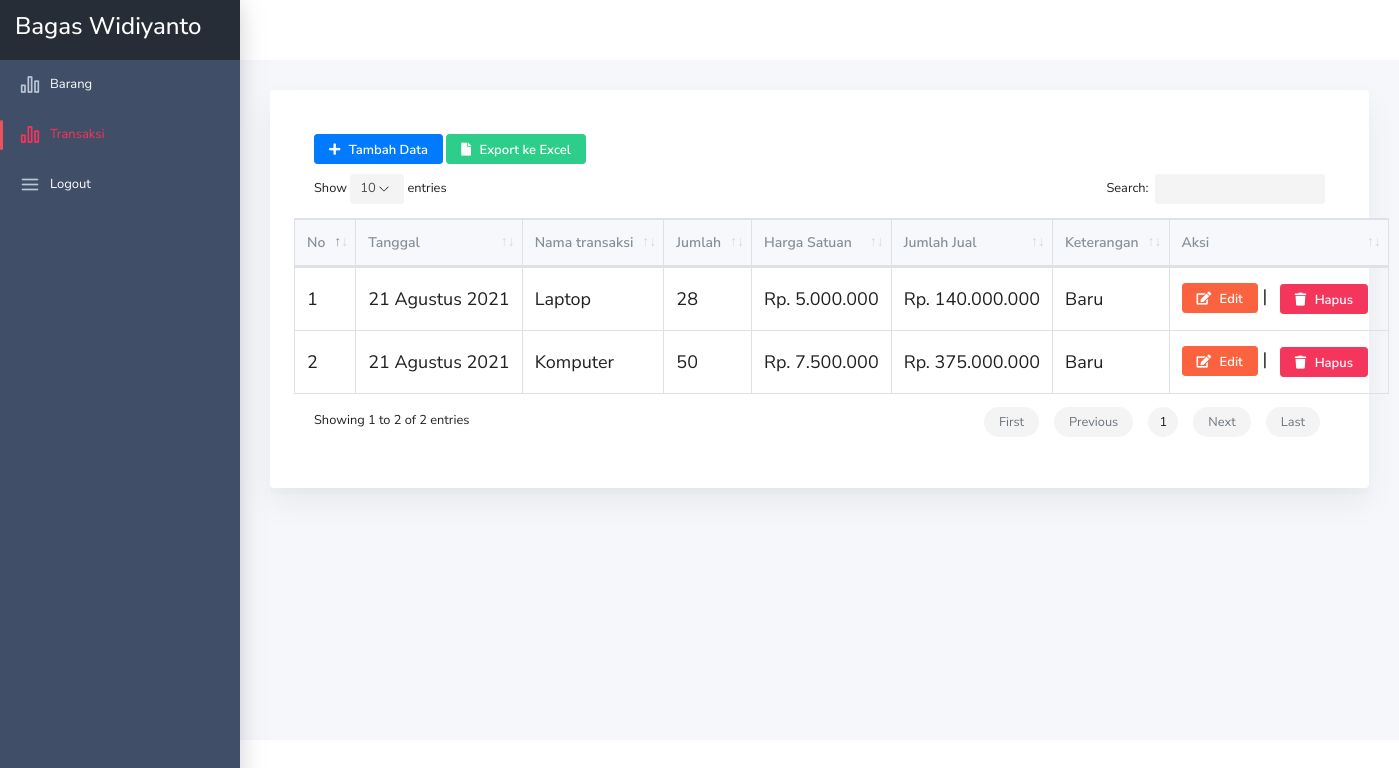
The page /transaksi.php (signed in) on the database its author committed.
### tables this page shows
CREATE TABLE `transaksi` (
  `id_transaksi` int(11) NOT NULL,
  `id_barang` int(11) DEFAULT NULL,
  `tanggal` varchar(20) DEFAULT NULL,
  `jumlah` int(11) DEFAULT NULL,
  `total_jual` varchar(50) DEFAULT NULL,
  `keterangan` varchar(20) DEFAULT NULL
);

CREATE TABLE `barang` (
  `id_barang` int(11) NOT NULL,
  `nama_barang` varchar(255) DEFAULT NULL,
  `harga` int(11) DEFAULT NULL,
  `stok` int(11) DEFAULT NULL
);

### transaksi.php (the view, shortened to what this page needs)
<?php
$menu = 'transaksi';
include 'header.php';
?>
<div class="main-content">
    <div class="container-fluid">
        <div class="row">
            <div class="col-md-12">
                <div class="card">
                    <div class="card-body">
                        <div class="dt-responsive p-4">
                            <a href="tambah_transaksi.php" class="btn btn-primary btn-sm" style="margin-bottom: 10px"><i class="fa fa-plus" aria-hidden="true"></i> Tambah Data</a>
                            <a href="excel_transaksi.php" target="_blank" class="btn btn-success btn-sm" style="margin-bottom: 10px"><i class="fa fa-file" aria-hidden="true"></i> Export ke Excel</a>
                            <table id="alt-pg-dt" class="table nowrap table-bordered" style="font-size: 18px">
                                <thead>
                                    <tr>
                                        <th width="30px">No</th>
                                        <th>Tanggal</th>
                                        <th>Nama transaksi</th>
                                        <th>Jumlah</th>
                                        <th>Harga Satuan</th>
                                        <th>Jumlah Jual</th>
                                        <th>Keterangan</th>
                                        <th width="250px">Aksi</th>
                                    </tr>
                                </thead>
                                <tbody>
                                    <?php
                                    $no = 1;
                                    $sql = mysqli_query($konek, "SELECT * FROM transaksi INNER JOIN barang USING(id_barang)");
                                    while ($transaksi = mysqli_fetch_array($sql)) {
                                    ?>
                                        <tr>
                                            <td><?= $no++; ?></td>
                                            <td><?= tgl($transaksi['tanggal']); ?></td>
                                            <td><?= $transaksi['nama_barang']; ?></td>
                                            <td><?= $transaksi['jumlah']; ?></td>
                                            <td><?= rp($transaksi['harga']); ?></td>
                                            <td><?= rp($transaksi['total_jual']); ?></td>
                                            <td><?= $transaksi['keterangan']; ?></td>
                                            <td align="center">
                                                <a class="btn btn-warning btn-sm" href="edit_transaksi.php?id_transaksi=<?= $transaksi['id_transaksi'] ?>"><i class='fas fa-edit'></i> Edit</a> |
                                                <a href="#" type="button" class="btn-sm" data-toggle="modal" data-target="#myModal1<?= $transaksi['id_transaksi']; ?>" title="Hapus"><button class="btn btn-danger btn-sm"><i class='fa fa-trash'></i> Hapus</button></a>
                                            </td>
                                        </tr>
                                    <?php } ?>
                                </tbody>
                            </table>
                        </div>
                    </div>
                </div>
            </div>
        </div>
    </div>
</div>
<?php
include 'footer.php';
?>

### header.php (shortened to what this page needs)
<?php
function tgl($tanggal)
{
    $bulan_arr    = ['', 'Januari', 'Februari', 'Maret', 'April', 'Mei', 'Juni', 'Juli', 'Agustus', 'September', 'Oktober', 'November', 'Desember'];
    $ex           = explode('-', $tanggal);
    $tanggal_indo = $ex[2] . ' ' . $bulan_arr[(int)$ex[1]] . ' ' . $ex[0];
    return $tanggal_indo;
}
function rp($angka)
{
    $hasil_rupiah = "Rp. " . number_format($angka, 0, '', '.');
    return $hasil_rupiah;
}
?>
<!doctype html>
<html class="no-js" lang="en">
<head>
    <link rel="stylesheet" href="plugins/bootstrap/dist/css/bootstrap.min.css">
    <link rel="stylesheet" href="plugins/fontawesome-free/css/all.min.css">
    <link rel="stylesheet" href="plugins/icon-kit/dist/css/iconkit.min.css">
    <link rel="stylesheet" href="plugins/ionicons/dist/css/ionicons.min.css">
    <link rel="stylesheet" href="plugins/perfect-scrollbar/css/perfect-scrollbar.css">
    <link rel="stylesheet" href="plugins/datatables.net-bs4/css/dataTables.bootstrap4.min.css">
    <link rel="stylesheet" href="plugins/jvectormap/jquery-jvectormap.css">
    <link rel="stylesheet" href="plugins/tempusdominus-bootstrap-4/build/css/tempusdominus-bootstrap-4.min.css">
    <link rel="stylesheet" href="plugins/weather-icons/css/weather-icons.min.css">
    <link rel="stylesheet" href="plugins/c3/c3.min.css">
    <link rel="stylesheet" href="plugins/owl.carousel/dist/assets/owl.carousel.min.css">
    <link rel="stylesheet" href="plugins/owl.carousel/dist/assets/owl.theme.default.min.css">
    <link rel="stylesheet" href="dist/css/theme.min.css">
</head>
<body>
    <div class="wrapper">
        <div class="page-wrap">
            <div class="app-sidebar colored">
                <div class="sidebar-header">
                    <h4 style="color: white;"><?= $_SESSION['nama']; ?></h4>
                </div>
                <div class="sidebar-content">
                    <div class="nav-container">
                        <nav id="main-menu-navigation" class="navigation-main">
                            <?php
                            if ($menu == 'barang') {
                                $barang       = 'active';
                                $text_barang  = 'text-danger';
                            } elseif ($menu == 'transaksi') {
                                $transaksi      = 'active';
                                $text_transaksi = 'text-danger';
                            } elseif ($menu == 'logout') {
                                $logout      = 'active';
                                $text_logout = 'text-danger';
                            }
                            ?>
                            <div class="nav-item <?= $barang; ?>">
                                <a href="barang.php" class="<?= $text_barang; ?>"><i class="ik ik-bar-chart-2 <?= $text_barang; ?>"></i><span>Barang</span></a>
                            </div>
                            <div class="nav-item <?= $transaksi; ?>">
                                <a href="transaksi.php" class="<?= $text_transaksi; ?>"><i class="ik ik-bar-chart-2 <?= $text_transaksi; ?>"></i><span>Transaksi</span></a>
                            </div>
                            <div class="nav-item <?= $logout; ?>">
                                <a href="logout.php" class="<?= $text_logout; ?>" onclick="return confirm('Apakah anda ingin logout ?');"><i class="ik ik-menu <?= $text_logout; ?>"></i><span>Logout</span> </a>
                            </div>
                        </nav>
                    </div>
                </div>
            </div>

### footer.php (shortened to what this page needs)
</div>
</div>
</body>
</html>

### rows shown on the page
transaksi: tanggal "21 Agustus 2021", id_barang.nama_barang "Laptop", jumlah "28", id_barang.harga "Rp. 5.000.000", total_jual "Rp. 140.000.000", keterangan "Baru"
transaksi: tanggal "21 Agustus 2021", id_barang.nama_barang "Komputer", jumlah "50", id_barang.harga "Rp. 7.500.000", total_jual "Rp. 375.000.000", keterangan "Baru"

### other values the page prints
$_SESSION['nama'] "Bagas Widiyanto"
